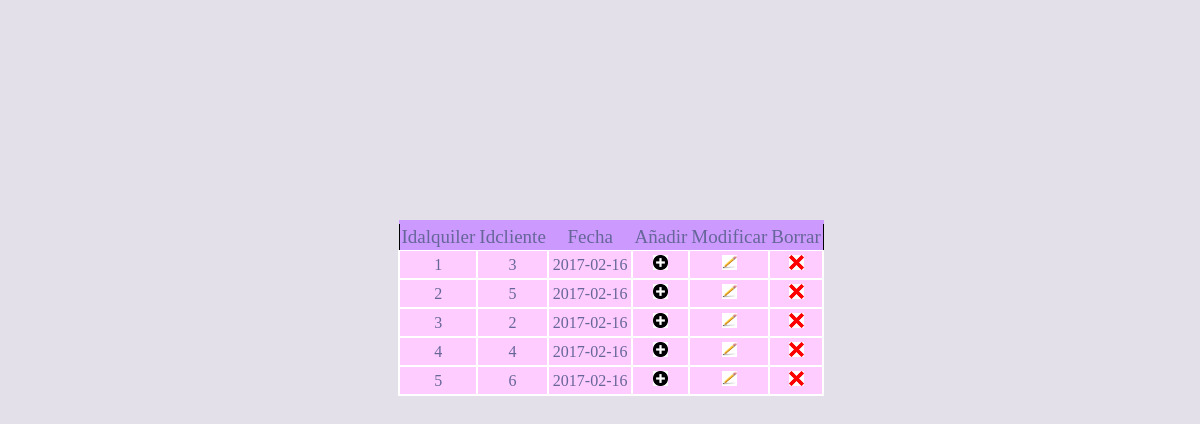
Page /PHP/adalquiler.php on the committed database.
### tables this page shows
create table alquiler
(
	idalquiler		int auto_increment not null,
	idcliente		int,
	fecha			date,
	primary key(idalquiler, idcliente),
	foreign key(idcliente) references cliente(idcliente) on delete cascade
);

### PHP/adalquiler.php (the view, shortened to what this page needs)
<!DOCTYPE html>
<html lang="en">
  <head>
    <link rel="stylesheet" href="css/taalquiler.css">
  </head>
  <body>
    <?php
       include_once "conec.php";
      if ($result = $connection->query("SELECT * FROM alquiler;")) {
            if ($result){
            echo "<table style='border:1px solid black;'>";
            echo "<thead>";
            echo "<tr>";
            echo "<th>Idalquiler</th>";
            echo "<th>Idcliente</th>";
            echo "<th>Fecha</th>";
            echo "<th>Añadir</th>";
            echo "<th>Modificar</th>";
            echo "<th>Borrar</th>";
            echo "</thead>";
          }
      ?>
      <?php
          while($obj = $result->fetch_object()) {
              echo "<tr>";
              echo "<td>".$obj->idalquiler."</td>";
              echo "<td>".$obj->idcliente."</td>";
              echo "<td>".$obj->fecha."</td>";
              echo "<td><a href='añadiralqui.php?id=".$obj->idalquiler."'><img src='img/añadir.png' width='15px' height='15px'/></a></td>";
              echo "<td><a href='editaralqui.php?id=".$obj->idalquiler."'><img src='img/modificar.jpg' width='15px'height='15px'/></a></td>";
              echo "<td><a href='borraralqui.php?id=".$obj->idalquiler."'><img src='img/borrar.png' width='15px' height='15px'/></a></td>";
              echo "</tr>";
          }
      }
    ?>
  </body>
</html>

### PHP/css/taalquiler.css (style rules this page uses)
table { text-align: center; border-collapse: collapse; font-size: 16px; margin: 240px; margin: 220px; margin-left: 390px; }
th { font-size: 19px; font-weight: normal; padding: 2px; background: #c9f; border-top: 4px solid #c9f; border-bottom: 1px solid #fff; color: #669; }
td { padding: 4px; background: #fcf; border: 2px solid #fff; color: #669; border-top: 1px }
body { background: #e4e0ea; }

### rows in the picture
alquiler: idalquiler "1", idcliente "3", fecha "2017-02-16"
alquiler: idalquiler "2", idcliente "5", fecha "2017-02-16"
alquiler: idalquiler "3", idcliente "2", fecha "2017-02-16"
alquiler: idalquiler "4", idcliente "4", fecha "2017-02-16"
alquiler: idalquiler "5", idcliente "6", fecha "2017-02-16"
